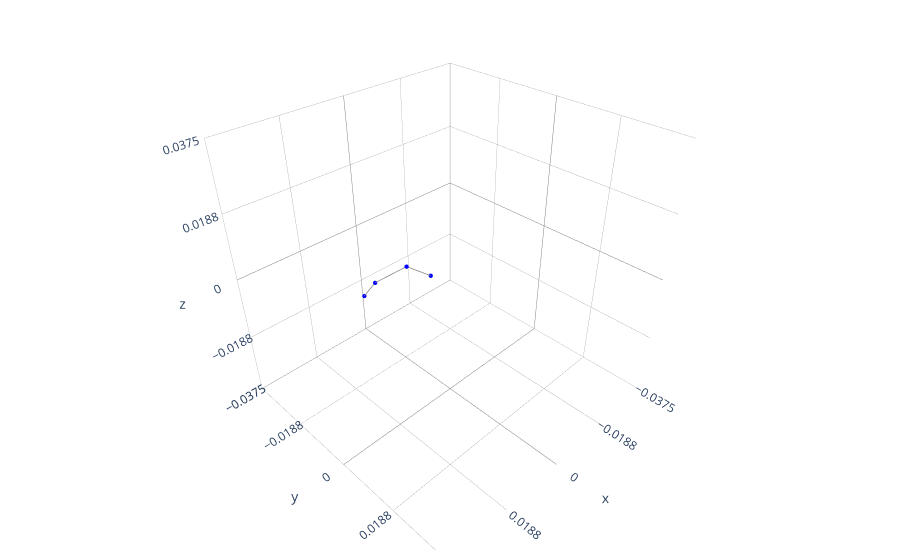

The cell this chart's notebook holds for it:
### Code cell
plot_partial_plotly(spider3d, leg_number=2)

### Figure 1 — Plotly figure (JSON) as saved in the notebook; plotly's stock layout.template omitted (floating-point values rounded to 4 significant figures)
{"data": [{"hoverinfo": "none", "marker": {"color": "blue", "opacity": 1, "size": 2.5}, "mode": "markers", "type": "scatter3d", "x": [0.01594, 0.01415, 0.008635, 0.003595], "y": [-0.01462, -0.01208, -0.006329, -0.003223], "z": [-0.004222, 0.0002261, 0.005174, 0.001517]}, {"hoverinfo": "none", "line": {"color": "grey", "width": 1.5}, "mode": "lines", "name": "", "type": "scatter3d", "x": [0.01594, 0.01415, 0.008635, 0.003595, 0.008635, 0.01415, 0.01594, 0.01594], "y": [-0.01462, -0.01208, -0.006329, -0.003223, -0.006329, -0.01208, -0.01462, -0.01462], "z": [-0.004222, 0.0002261, 0.005174, 0.001517, 0.005174, 0.0002261, -0.004222, -0.004222]}], "layout": {"margin": {"b": 10, "l": 10, "r": 10, "t": 10}, "scene": {"aspectmode": "cube", "aspectratio": {"x": 1, "y": 1, "z": 1}, "xaxis": {"backgroundcolor": "white", "dtick": 0.01875, "gridcolor": "grey", "gridwidth": 0.5, "range": [-0.0375, 0.0375], "showbackground": true, "zerolinecolor": "grey"}, "yaxis": {"backgroundcolor": "white", "dtick": 0.01875, "gridcolor": "grey", "gridwidth": 0.5, "range": [-0.03757, 0.03743], "showbackground": true, "zerolinecolor": "grey"}, "zaxis": {"backgroundcolor": "white", "dtick": 0.01875, "gridcolor": "grey", "gridwidth": 0.5, "range": [-0.0375, 0.0375], "showbackground": true, "zerolinecolor": "grey"}}, "showlegend": false}}
